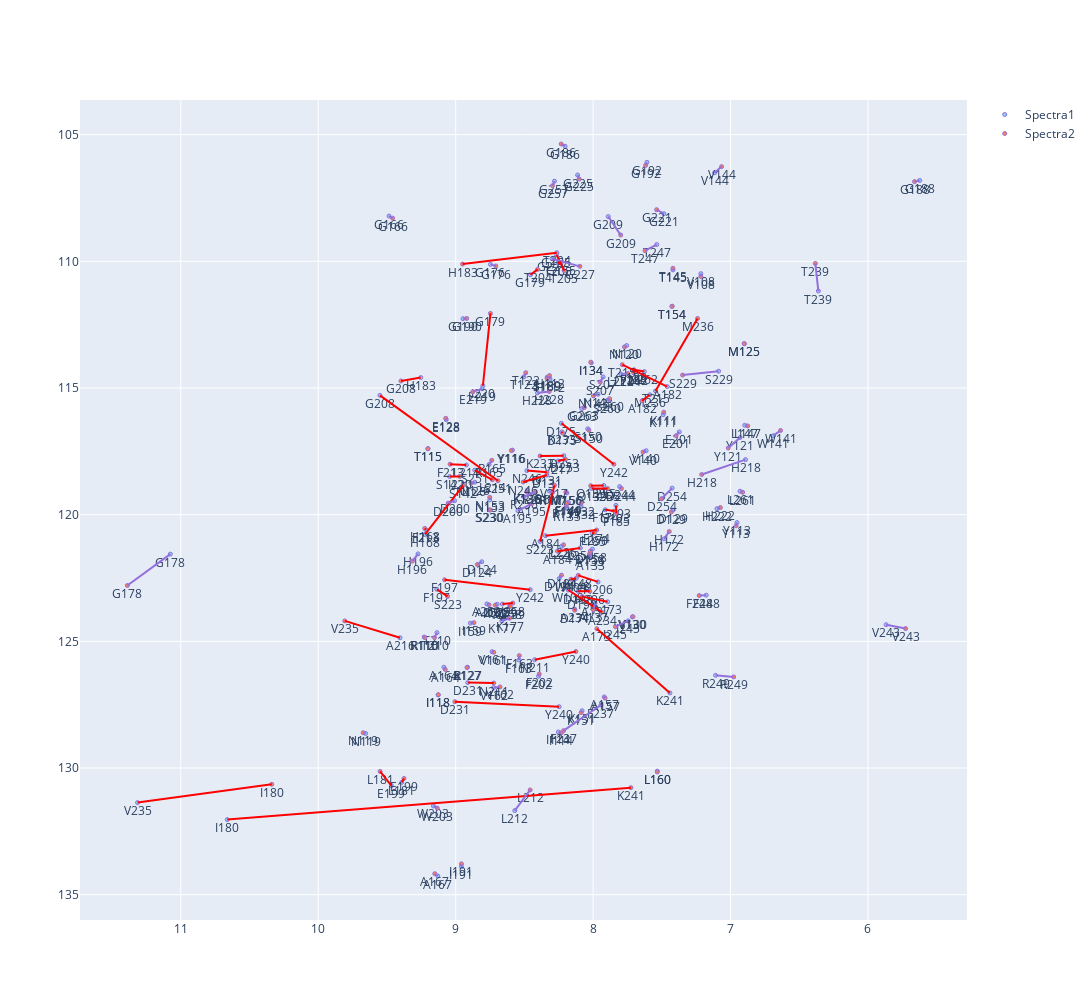
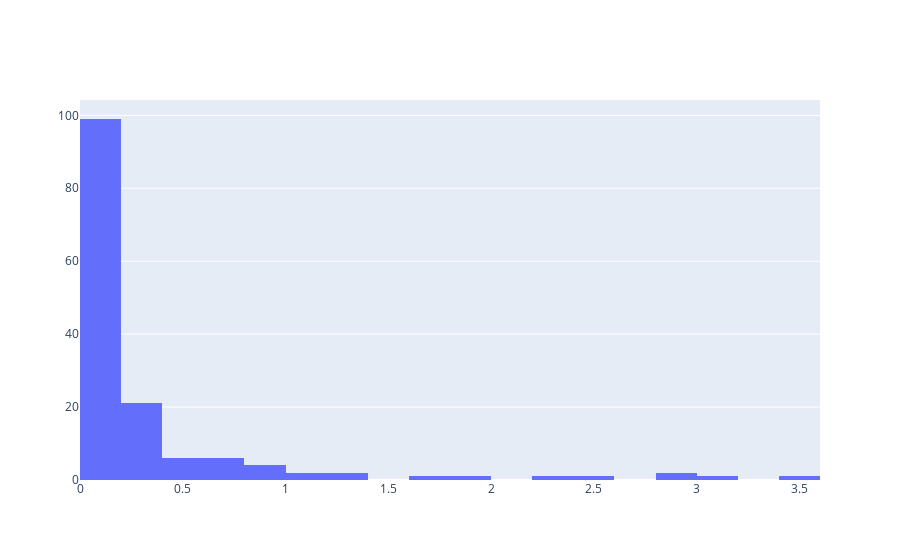
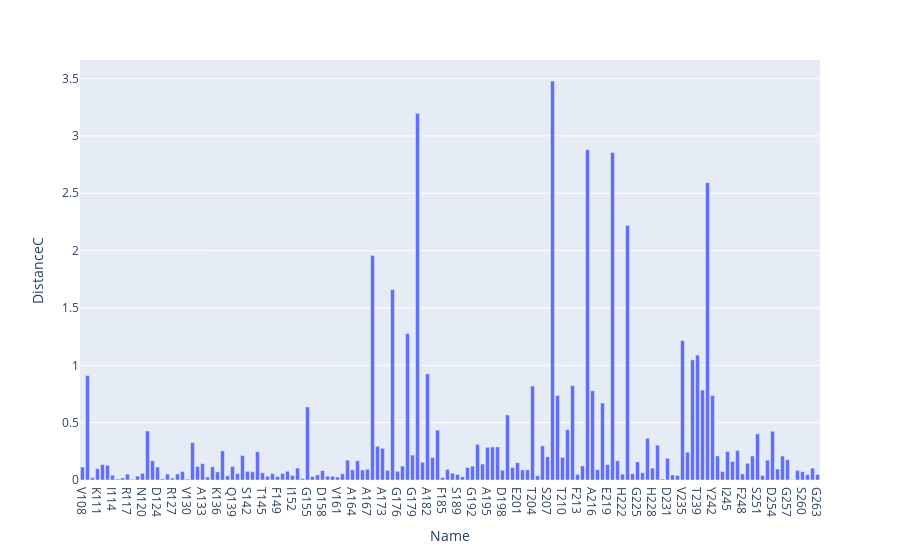
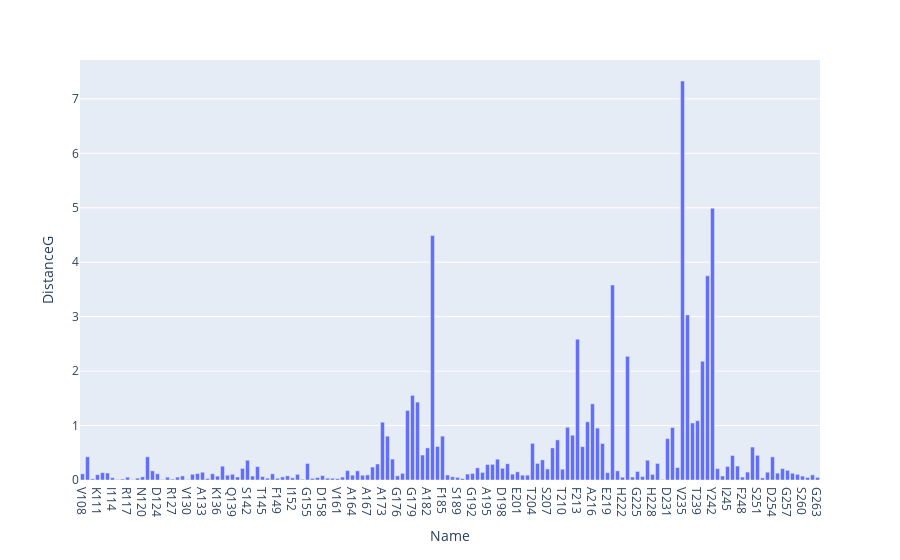

The code cell stored with these charts, in order, in its notebook:
### Code cell
ta1.read()

### Figure 1 — Plotly figure (JSON) as saved in the notebook; plotly's stock layout.template omitted (floating-point values rounded to 4 significant figures; data arrays with more than 128 entries replaced by an {"elided": "..."} marker saying what was removed)
{"data": [{"marker": {"color": "LightSkyBlue", "line": {"color": "MediumPurple", "width": 1}, "size": 4}, "mode": "markers+text", "name": "Spectra1", "text": {"elided": "148 str values"}, "textposition": "bottom center", "type": "scatter", "x": {"elided": "148 float values"}, "y": {"elided": "148 float values"}}, {"marker": {"color": "Coral", "line": {"color": "MediumPurple", "width": 1}, "size": 4}, "mode": "markers+text", "name": "Spectra2", "text": {"elided": "148 str values"}, "textposition": "bottom center", "type": "scatter", "x": {"elided": "148 float values"}, "y": {"elided": "148 float values"}}, {"line": {"color": "red"}, "mode": "lines", "showlegend": false, "type": "scatter", "x": [9.551, 8.692], "y": [115.3, 118.7]}, {"line": {"color": "red"}, "mode": "lines", "showlegend": false, "type": "scatter", "x": [10.66, 7.725], "y": [132.0, 130.8]}, {"line": {"color": "red"}, "mode": "lines", "showlegend": false, "type": "scatter", "x": [7.546, 7.24], "y": [115.1, 112.3]}, {"line": {"color": "red"}, "mode": "lines", "showlegend": false, "type": "scatter", "x": [8.802, 8.747], "y": [114.9, 112.1]}, {"line": {"color": "red"}, "mode": "lines", "showlegend": false, "type": "scatter", "x": [7.441, 7.973], "y": [127.0, 124.5]}, {"line": {"color": "red"}, "mode": "lines", "showlegend": false, "type": "scatter", "x": [8.386, 8.281], "y": [121.1, 118.8]}, {"line": {"color": "red"}, "mode": "lines", "showlegend": false, "type": "scatter", "x": [9.223, 8.945], "y": [120.8, 118.8]}, {"line": {"color": "red"}, "mode": "lines", "showlegend": false, "type": "scatter", "x": [8.231, 7.849], "y": [116.4, 118.0]}, {"line": {"color": "MediumPurple"}, "mode": "lines", "showlegend": false, "type": "scatter", "x": [11.08, 11.39], "y": [121.6, 122.8]}, {"line": {"color": "red"}, "mode": "lines", "showlegend": false, "type": "scatter", "x": [11.31, 10.34], "y": [131.4, 130.6]}, {"line": {"color": "MediumPurple"}, "mode": "lines", "showlegend": false, "type": "scatter", "x": [6.361, 6.383], "y": [111.2, 110.1]}, {"line": {"color": "MediumPurple"}, "mode": "lines", "showlegend": false, "type": "scatter", "x": [7.943, 8.215], "y": [127.5, 128.5]}, {"line": {"color": "red"}, "mode": "lines", "showlegend": false, "type": "scatter", "x": [7.461, 7.788], "y": [114.9, 114.1]}, {"line": {"color": "red"}, "mode": "lines", "showlegend": false, "type": "scatter", "x": [8.181, 7.935], "y": [123.0, 123.8]}, {"line": {"color": "MediumPurple"}, "mode": "lines", "showlegend": false, "type": "scatter", "x": [8.57, 8.458], "y": [131.7, 130.9]}, {"line": {"color": "red"}, "mode": "lines", "showlegend": false, "type": "scatter", "x": [8.264, 8.95], "y": [109.7, 110.1]}, {"line": {"color": "red"}, "mode": "lines", "showlegend": false, "type": "scatter", "x": [8.247, 9.006], "y": [127.6, 127.4]}, {"line": {"color": "red"}, "mode": "lines", "showlegend": false, "type": "scatter", "x": [9.405, 9.807], "y": [124.9, 124.2]}, {"line": {"color": "red"}, "mode": "lines", "showlegend": false, "type": "scatter", "x": [8.457, 9.081], "y": [123.0, 122.6]}, {"line": {"color": "MediumPurple"}, "mode": "lines", "showlegend": false, "type": "scatter", "x": [7.89, 7.799], "y": [108.2, 109.0]}, {"line": {"color": "MediumPurple"}, "mode": "lines", "showlegend": false, "type": "scatter", "x": [6.891, 7.21], "y": [117.8, 118.4]}, {"line": {"color": "red"}, "mode": "lines", "showlegend": false, "type": "scatter", "x": [8.267, 8.21], "y": [109.7, 110.4]}, {"line": {"color": "red"}, "mode": "lines", "showlegend": false, "type": "scatter", "x": [9.468, 9.55], "y": [130.7, 130.1]}, {"line": {"color": "red"}, "mode": "lines", "showlegend": false, "type": "scatter", "x": [8.425, 8.125], "y": [125.7, 125.4]}, {"line": {"color": "red"}, "mode": "lines", "showlegend": false, "type": "scatter", "x": [8.347, 7.974], "y": [120.8, 120.6]}, {"line": {"color": "MediumPurple"}, "mode": "lines", "showlegend": false, "type": "scatter", "x": [6.93, 7.017], "y": [117.0, 117.4]}, {"line": {"color": "MediumPurple"}, "mode": "lines", "showlegend": false, "type": "scatter", "x": [7.425, 7.502], "y": [119.0, 119.4]}, {"line": {"color": "red"}, "mode": "lines", "showlegend": false, "type": "scatter", "x": [8.861, 8.733], "y": [118.2, 118.6]}, {"line": {"color": "MediumPurple"}, "mode": "lines", "showlegend": false, "type": "scatter", "x": [8.299, 8.096], "y": [109.9, 110.2]}, {"line": {"color": "red"}, "mode": "lines", "showlegend": false, "type": "scatter", "x": [8.336, 8.509], "y": [118.4, 118.7]}, {"line": {"color": "red"}, "mode": "lines", "showlegend": false, "type": "scatter", "x": [7.834, 7.83], "y": [119.6, 119.9]}, {"line": {"color": "MediumPurple"}, "mode": "lines", "showlegend": false, "type": "scatter", "x": [7.087, 7.349], "y": [114.3, 114.5]}, {"line": {"color": "red"}, "mode": "lines", "showlegend": false, "type": "scatter", "x": [7.964, 8.108], "y": [122.7, 122.4]}, {"line": {"color": "MediumPurple"}, "mode": "lines", "showlegend": false, "type": "scatter", "x": [7.484, 7.446], "y": [121.0, 120.7]}, {"line": {"color": "red"}, "mode": "lines", "showlegend": false, "type": "scatter", "x": [9.137, 9.059], "y": [122.9, 123.2]}, {"line": {"color": "MediumPurple"}, "mode": "lines", "showlegend": false, "type": "scatter", "x": [9.274, 9.315], "y": [121.5, 121.8]}, {"line": {"color": "MediumPurple"}, "mode": "lines", "showlegend": false, "type": "scatter", "x": [8.547, 8.448], "y": [119.8, 119.6]}, {"line": {"color": "red"}, "mode": "lines", "showlegend": false, "type": "scatter", "x": [7.894, 8.079], "y": [123.4, 123.2]}, {"line": {"color": "MediumPurple"}, "mode": "lines", "showlegend": false, "type": "scatter", "x": [7.537, 7.622], "y": [109.3, 109.6]}, {"line": {"color": "MediumPurple"}, "mode": "lines", "showlegend": false, "type": "scatter", "x": [7.986, 7.998], "y": [123.5, 123.8]}, {"line": {"color": "MediumPurple"}, "mode": "lines", "showlegend": false, "type": "scatter", "x": [7.745, 7.838], "y": [124.2, 124.4]}, {"line": {"color": "MediumPurple"}, "mode": "lines", "showlegend": false, "type": "scatter", "x": [7.116, 7.065], "y": [106.5, 106.3]}, {"line": {"color": "red"}, "mode": "lines", "showlegend": false, "type": "scatter", "x": [7.587, 7.644], "y": [115.3, 115.5]}, {"line": {"color": "red"}, "mode": "lines", "showlegend": false, "type": "scatter", "x": [8.456, 8.404], "y": [110.5, 110.3]}, {"line": {"color": "MediumPurple"}, "mode": "lines", "showlegend": false, "type": "scatter", "x": [6.689, 6.636], "y": [116.9, 116.7]}, {"line": {"color": "red"}, "mode": "lines", "showlegend": false, "type": "scatter", "x": [8.093, 8.259], "y": [121.3, 121.4]}, {"line": {"color": "MediumPurple"}, "mode": "lines", "showlegend": false, "type": "scatter", "x": [5.868, 5.726], "y": [124.3, 124.5]}, {"line": {"color": "MediumPurple"}, "mode": "lines", "showlegend": false, "type": "scatter", "x": [8.503, 8.419], "y": [119.3, 119.1]}, {"line": {"color": "MediumPurple"}, "mode": "lines", "showlegend": false, "type": "scatter", "x": [7.927, 7.948], "y": [114.6, 114.8]}, {"line": {"color": "MediumPurple"}, "mode": "lines", "showlegend": false, "type": "scatter", "x": [9.136, 9.154], "y": [124.7, 124.9]}, {"line": {"color": "red"}, "mode": "lines", "showlegend": false, "type": "scatter", "x": [9.254, 9.398], "y": [114.6, 114.7]}, {"line": {"color": "red"}, "mode": "lines", "showlegend": false, "type": "scatter", "x": [8.912, 8.723], "y": [126.6, 126.6]}, {"line": {"color": "MediumPurple"}, "mode": "lines", "showlegend": false, "type": "scatter", "x": [8.281, 8.295], "y": [106.8, 107.0]}, {"line": {"color": "red"}, "mode": "lines", "showlegend": false, "type": "scatter", "x": [8.213, 8.386], "y": [117.7, 117.7]}, {"line": {"color": "MediumPurple"}, "mode": "lines", "showlegend": false, "type": "scatter", "x": [8.54, 8.537], "y": [125.7, 125.6]}, {"line": {"color": "MediumPurple"}, "mode": "lines", "showlegend": false, "type": "scatter", "x": [8.504, 8.49], "y": [114.6, 114.4]}, {"line": {"color": "MediumPurple"}, "mode": "lines", "showlegend": false, "type": "scatter", "x": [7.485, 7.538], "y": [108.1, 108.0]}, {"line": {"color": "MediumPurple"}, "mode": "lines", "showlegend": false, "type": "scatter", "x": [8.757, 8.737], "y": [118.0, 117.9]}, {"line": {"color": "red"}, "mode": "lines", "showlegend": false, "type": "scatter", "x": [8.482, 8.336], "y": [118.3, 118.3]}, {"line": {"color": "MediumPurple"}, "mode": "lines", "showlegend": false, "type": "scatter", "x": [8.113, 8.101], "y": [106.6, 106.8]}, {"line": {"color": "red"}, "mode": "lines", "showlegend": false, "type": "scatter", "x": [9.392, 9.376], "y": [130.6, 130.4]}, {"line": {"color": "MediumPurple"}, "mode": "lines", "showlegend": false, "type": "scatter", "x": [7.373, 7.396], "y": [116.7, 116.9]}, {"line": {"color": "MediumPurple"}, "mode": "lines", "showlegend": false, "type": "scatter", "x": [7.109, 6.977], "y": [126.3, 126.4]}, {"line": {"color": "MediumPurple"}, "mode": "lines", "showlegend": false, "type": "scatter", "x": [8.019, 8.024], "y": [121.7, 121.5]}, {"line": {"color": "MediumPurple"}, "mode": "lines", "showlegend": false, "type": "scatter", "x": [8.247, 8.23], "y": [122.5, 122.4]}, {"line": {"color": "MediumPurple"}, "mode": "lines", "showlegend": false, "type": "scatter", "x": [8.314, 8.317], "y": [114.6, 114.5]}, {"line": {"color": "MediumPurple"}, "mode": "lines", "showlegend": false, "type": "scatter", "x": [8.807, 8.876], "y": [115.0, 115.1]}, {"line": {"color": "MediumPurple"}, "mode": "lines", "showlegend": false, "type": "scatter", "x": [6.953, 6.959], "y": [120.3, 120.4]}, {"line": {"color": "red"}, "mode": "lines", "showlegend": false, "type": "scatter", "x": [8.922, 9.041], "y": [118.0, 118.0]}, {"line": {"color": "MediumPurple"}, "mode": "lines", "showlegend": false, "type": "scatter", "x": [8.664, 8.608], "y": [124.2, 124.1]}, {"line": {"color": "MediumPurple"}, "mode": "lines", "showlegend": false, "type": "scatter", "x": [7.608, 7.618], "y": [106.1, 106.2]}, {"line": {"color": "MediumPurple"}, "mode": "lines", "showlegend": false, "type": "scatter", "x": [8.088, 8.087], "y": [119.7, 119.5]}, {"line": {"color": "red"}, "mode": "lines", "showlegend": false, "type": "scatter", "x": [8.011, 7.894], "y": [119.0, 119.0]}, {"line": {"color": "MediumPurple"}, "mode": "lines", "showlegend": false, "type": "scatter", "x": [8.189, 8.195], "y": [119.7, 119.6]}, {"line": {"color": "MediumPurple"}, "mode": "lines", "showlegend": false, "type": "scatter", "x": [8.81, 8.842], "y": [121.9, 122.0]}, {"line": {"color": "MediumPurple"}, "mode": "lines", "showlegend": false, "type": "scatter", "x": [7.216, 7.216], "y": [110.5, 110.6]}, {"line": {"color": "MediumPurple"}, "mode": "lines", "showlegend": false, "type": "scatter", "x": [8.958, 8.958], "y": [133.9, 133.8]}, {"line": {"color": "MediumPurple"}, "mode": "lines", "showlegend": false, "type": "scatter", "x": [9.008, 9.054], "y": [119.4, 119.5]}, {"line": {"color": "MediumPurple"}, "mode": "lines", "showlegend": false, "type": "scatter", "x": [8.752, 8.752], "y": [119.4, 119.3]}, {"line": {"color": "red"}, "mode": "lines", "showlegend": false, "type": "scatter", "x": [7.627, 7.703], "y": [114.4, 114.3]}, {"line": {"color": "MediumPurple"}, "mode": "lines", "showlegend": false, "type": "scatter", "x": [8.405, 8.319], "y": [115.2, 115.1]}, {"line": {"color": "MediumPurple"}, "mode": "lines", "showlegend": false, "type": "scatter", "x": [7.49, 7.486], "y": [116.1, 116.0]}, {"line": {"color": "red"}, "mode": "lines", "showlegend": false, "type": "scatter", "x": [7.922, 8.017], "y": [118.8, 118.9]}, {"line": {"color": "MediumPurple"}, "mode": "lines", "showlegend": false, "type": "scatter", "x": [9.13, 9.152], "y": [134.3, 134.2]}, {"line": {"color": "MediumPurple"}, "mode": "lines", "showlegend": false, "type": "scatter", "x": [8.204, 8.232], "y": [105.5, 105.4]}, {"line": {"color": "red"}, "mode": "lines", "showlegend": false, "type": "scatter", "x": [8.255, 8.201], "y": [117.9, 117.8]}, {"line": {"color": "MediumPurple"}, "mode": "lines", "showlegend": false, "type": "scatter", "x": [9.162, 9.134], "y": [131.5, 131.6]}, {"line": {"color": "MediumPurple"}, "mode": "lines", "showlegend": false, "type": "scatter", "x": [9.086, 9.076], "y": [126.0, 126.1]}, {"line": {"color": "MediumPurple"}, "mode": "lines", "showlegend": false, "type": "scatter", "x": [8.397, 8.392], "y": [126.4, 126.3]}, {"line": {"color": "MediumPurple"}, "mode": "lines", "showlegend": false, "type": "scatter", "x": [9.485, 9.459], "y": [108.2, 108.3]}, {"line": {"color": "red"}, "mode": "lines", "showlegend": false, "type": "scatter", "x": [8.109, 8.024], "y": [123.0, 123.0]}, {"line": {"color": "red"}, "mode": "lines", "showlegend": false, "type": "scatter", "x": [7.911, 7.843], "y": [119.8, 119.9]}, {"line": {"color": "red"}, "mode": "lines", "showlegend": false, "type": "scatter", "x": [8.66, 8.584], "y": [123.5, 123.5]}, {"line": {"color": "MediumPurple"}, "mode": "lines", "showlegend": false, "type": "scatter", "x": [8.005, 8.02], "y": [121.4, 121.4]}, {"line": {"color": "MediumPurple"}, "mode": "lines", "showlegend": false, "type": "scatter", "x": [8.08, 8.087], "y": [127.7, 127.8]}, {"line": {"color": "MediumPurple"}, "mode": "lines", "showlegend": false, "type": "scatter", "x": [8.747, 8.708], "y": [110.1, 110.2]}, {"line": {"color": "red"}, "mode": "lines", "showlegend": false, "type": "scatter", "x": [9.044, 8.969], "y": [118.5, 118.5]}, {"line": {"color": "MediumPurple"}, "mode": "lines", "showlegend": false, "type": "scatter", "x": [7.42, 7.43], "y": [119.8, 119.9]}, {"line": {"color": "MediumPurple"}, "mode": "lines", "showlegend": false, "type": "scatter", "x": [7.807, 7.794], "y": [118.9, 119.0]}, {"line": {"color": "MediumPurple"}, "mode": "lines", "showlegend": false, "type": "scatter", "x": [7.964, 7.998], "y": [115.2, 115.3]}, {"line": {"color": "MediumPurple"}, "mode": "lines", "showlegend": false, "type": "scatter", "x": [7.896, 7.88], "y": [115.5, 115.4]}, {"line": {"color": "MediumPurple"}, "mode": "lines", "showlegend": false, "type": "scatter", "x": [8.479, 8.481], "y": [119.0, 119.1]}, {"line": {"color": "MediumPurple"}, "mode": "lines", "showlegend": false, "type": "scatter", "x": [8.229, 8.215], "y": [121.2, 121.2]}, {"line": {"color": "MediumPurple"}, "mode": "lines", "showlegend": false, "type": "scatter", "x": [7.419, 7.419], "y": [110.3, 110.3]}, {"line": {"color": "MediumPurple"}, "mode": "lines", "showlegend": false, "type": "scatter", "x": [5.624, 5.661], "y": [106.8, 106.9]}, {"line": {"color": "MediumPurple"}, "mode": "lines", "showlegend": false, "type": "scatter", "x": [7.756, 7.772], "y": [113.3, 113.4]}, {"line": {"color": "MediumPurple"}, "mode": "lines", "showlegend": false, "type": "scatter", "x": [8.039, 8.031], "y": [116.6, 116.7]}, {"line": {"color": "MediumPurple"}, "mode": "lines", "showlegend": false, "type": "scatter", "x": [7.614, 7.637], "y": [117.5, 117.5]}, {"line": {"color": "red"}, "mode": "lines", "showlegend": false, "type": "scatter", "x": [8.122, 8.161], "y": [122.5, 122.5]}, {"line": {"color": "MediumPurple"}, "mode": "lines", "showlegend": false, "type": "scatter", "x": [7.799, 7.748], "y": [114.4, 114.4]}, {"line": {"color": "MediumPurple"}, "mode": "lines", "showlegend": false, "type": "scatter", "x": [8.724, 8.677], "y": [126.8, 126.8]}, {"line": {"color": "MediumPurple"}, "mode": "lines", "showlegend": false, "type": "scatter", "x": [7.177, 7.228], "y": [123.2, 123.2]}, {"line": {"color": "MediumPurple"}, "mode": "lines", "showlegend": false, "type": "scatter", "x": [9.069, 9.072], "y": [116.2, 116.2]}, {"line": {"color": "MediumPurple"}, "mode": "lines", "showlegend": false, "type": "scatter", "x": [8.861, 8.887], "y": [118.7, 118.8]}, {"line": {"color": "MediumPurple"}, "mode": "lines", "showlegend": false, "type": "scatter", "x": [7.099, 7.074], "y": [119.8, 119.7]}, {"line": {"color": "MediumPurple"}, "mode": "lines", "showlegend": false, "type": "scatter", "x": [8.318, 8.295], "y": [119.1, 119.1]}, {"line": {"color": "red"}, "mode": "lines", "showlegend": false, "type": "scatter", "x": [9.217, 9.225], "y": [120.6, 120.5]}, {"line": {"color": "MediumPurple"}, "mode": "lines", "showlegend": false, "type": "scatter", "x": [8.334, 8.335], "y": [114.6, 114.6]}, {"line": {"color": "MediumPurple"}, "mode": "lines", "showlegend": false, "type": "scatter", "x": [8.082, 8.064], "y": [115.8, 115.8]}, {"line": {"color": "MediumPurple"}, "mode": "lines", "showlegend": false, "type": "scatter", "x": [6.931, 6.912], "y": [119.1, 119.1]}, {"line": {"color": "MediumPurple"}, "mode": "lines", "showlegend": false, "type": "scatter", "x": [7.919, 7.913], "y": [127.2, 127.2]}, {"line": {"color": "red"}, "mode": "lines", "showlegend": false, "type": "scatter", "x": [8.227, 8.223], "y": [116.7, 116.8]}, {"line": {"color": "MediumPurple"}, "mode": "lines", "showlegend": false, "type": "scatter", "x": [8.253, 8.232], "y": [128.6, 128.6]}, {"line": {"color": "MediumPurple"}, "mode": "lines", "showlegend": false, "type": "scatter", "x": [8.698, 8.712], "y": [123.5, 123.6]}, {"line": {"color": "red"}, "mode": "lines", "showlegend": false, "type": "scatter", "x": [8.133, 8.134], "y": [123.7, 123.8]}, {"line": {"color": "MediumPurple"}, "mode": "lines", "showlegend": false, "type": "scatter", "x": [8.773, 8.757], "y": [123.5, 123.6]}, {"line": {"color": "red"}, "mode": "lines", "showlegend": false, "type": "scatter", "x": [8.255, 8.232], "y": [110.1, 110.0]}, {"line": {"color": "red"}, "mode": "lines", "showlegend": false, "type": "scatter", "x": [7.705, 7.704], "y": [114.4, 114.4]}, {"line": {"color": "MediumPurple"}, "mode": "lines", "showlegend": false, "type": "scatter", "x": [9.655, 9.673], "y": [128.6, 128.6]}, {"line": {"color": "MediumPurple"}, "mode": "lines", "showlegend": false, "type": "scatter", "x": [8.893, 8.867], "y": [124.3, 124.3]}, {"line": {"color": "MediumPurple"}, "mode": "lines", "showlegend": false, "type": "scatter", "x": [6.897, 6.875], "y": [116.5, 116.5]}, {"line": {"color": "MediumPurple"}, "mode": "lines", "showlegend": false, "type": "scatter", "x": [7.533, 7.533], "y": [130.1, 130.2]}, {"line": {"color": "MediumPurple"}, "mode": "lines", "showlegend": false, "type": "scatter", "x": [8.179, 8.188], "y": [119.5, 119.5]}, {"line": {"color": "MediumPurple"}, "mode": "lines", "showlegend": false, "type": "scatter", "x": [8.191, 8.198], "y": [119.1, 119.1]}, {"line": {"color": "MediumPurple"}, "mode": "lines", "showlegend": false, "type": "scatter", "x": [8.947, 8.92], "y": [112.3, 112.3]}, {"line": {"color": "MediumPurple"}, "mode": "lines", "showlegend": false, "type": "scatter", "x": [8.013, 8.017], "y": [114.0, 114.0]}, {"line": {"color": "MediumPurple"}, "mode": "lines", "showlegend": false, "type": "scatter", "x": [8.735, 8.723], "y": [125.4, 125.4]}, {"line": {"color": "red"}, "mode": "lines", "showlegend": false, "type": "scatter", "x": [8.008, 7.99], "y": [120.7, 120.7]}, {"line": {"color": "MediumPurple"}, "mode": "lines", "showlegend": false, "type": "scatter", "x": [9.229, 9.224], "y": [124.8, 124.8]}, {"line": {"color": "MediumPurple"}, "mode": "lines", "showlegend": false, "type": "scatter", "x": [8.587, 8.595], "y": [117.5, 117.5]}, {"line": {"color": "MediumPurple"}, "mode": "lines", "showlegend": false, "type": "scatter", "x": [8.914, 8.918], "y": [126.0, 126.0]}, {"line": {"color": "MediumPurple"}, "mode": "lines", "showlegend": false, "type": "scatter", "x": [7.424, 7.427], "y": [111.8, 111.8]}, {"line": {"color": "MediumPurple"}, "mode": "lines", "showlegend": false, "type": "scatter", "x": [6.899, 6.901], "y": [113.3, 113.2]}, {"line": {"color": "MediumPurple"}, "mode": "lines", "showlegend": false, "type": "scatter", "x": [8.755, 8.748], "y": [119.8, 119.8]}, {"line": {"color": "MediumPurple"}, "mode": "lines", "showlegend": false, "type": "scatter", "x": [9.201, 9.203], "y": [117.4, 117.4]}, {"line": {"color": "MediumPurple"}, "mode": "lines", "showlegend": false, "type": "scatter", "x": [7.714, 7.71], "y": [124.0, 124.0]}, {"line": {"color": "MediumPurple"}, "mode": "lines", "showlegend": false, "type": "scatter", "x": [9.127, 9.127], "y": [127.1, 127.1]}, {"line": {"color": "red"}, "mode": "lines", "showlegend": false, "type": "scatter", "x": [8.607, 8.603], "y": [123.6, 123.6]}], "layout": {"height": 1000, "width": 1300, "xaxis": {"autorange": "reversed"}, "yaxis": {"autorange": "reversed"}}}

### Figure 2 — Plotly figure (JSON) as saved in the notebook; plotly's stock layout.template omitted (floating-point values rounded to 4 significant figures; data arrays with more than 128 entries replaced by an {"elided": "..."} marker saying what was removed)
{"data": [{"type": "histogram", "x": {"elided": "148 float values"}}], "layout": {}}

### Figure 3 — Plotly figure (JSON) as saved in the notebook; plotly's stock layout.template omitted (floating-point values rounded to 4 significant figures; data arrays with more than 128 entries replaced by an {"elided": "..."} marker saying what was removed)
{"data": [{"alignmentgroup": "True", "hovertemplate": "Name=%{x}<br>DistanceC=%{y}<extra></extra>", "legendgroup": "", "marker": {"color": "#636efa"}, "name": "", "offsetgroup": "", "orientation": "v", "showlegend": false, "textposition": "auto", "type": "bar", "x": {"elided": "148 str values"}, "xaxis": "x", "y": {"elided": "148 float values"}, "yaxis": "y"}], "layout": {"barmode": "relative", "legend": {"tracegroupgap": 0}, "margin": {"t": 60}, "xaxis": {"anchor": "y", "domain": [0, 1], "title": {"text": "Name"}}, "yaxis": {"anchor": "x", "domain": [0, 1], "title": {"text": "DistanceC"}}}}

### Figure 4 — Plotly figure (JSON) as saved in the notebook; plotly's stock layout.template omitted (floating-point values rounded to 4 significant figures; data arrays with more than 128 entries replaced by an {"elided": "..."} marker saying what was removed)
{"data": [{"alignmentgroup": "True", "hovertemplate": "Name=%{x}<br>DistanceG=%{y}<extra></extra>", "legendgroup": "", "marker": {"color": "#636efa"}, "name": "", "offsetgroup": "", "orientation": "v", "showlegend": false, "textposition": "auto", "type": "bar", "x": {"elided": "148 str values"}, "xaxis": "x", "y": {"elided": "148 float values"}, "yaxis": "y"}], "layout": {"barmode": "relative", "legend": {"tracegroupgap": 0}, "margin": {"t": 60}, "xaxis": {"anchor": "y", "domain": [0, 1], "title": {"text": "Name"}}, "yaxis": {"anchor": "x", "domain": [0, 1], "title": {"text": "DistanceG"}}}}
